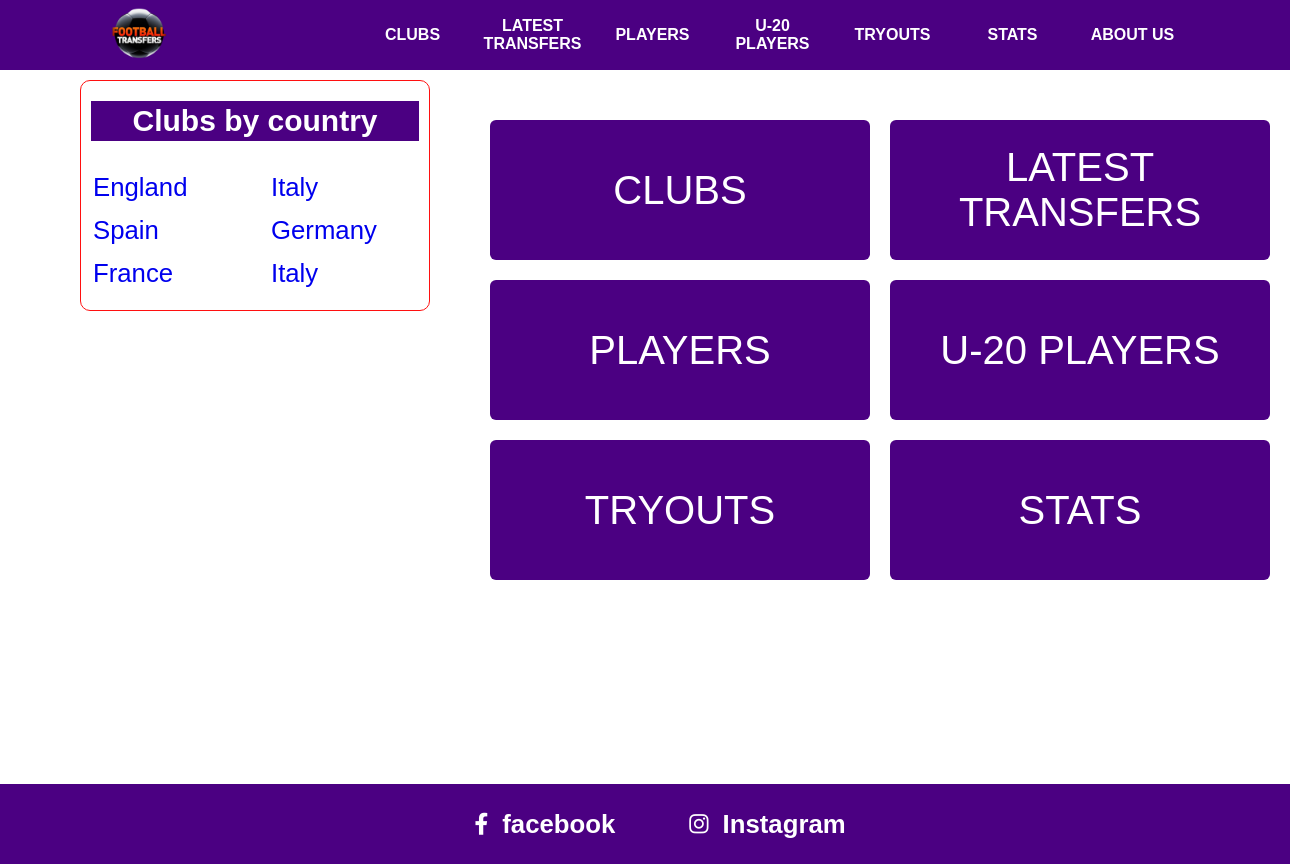
The page / on the database its author committed.
### main/models.py (models this page shows, shortened)
class Country(models.Model):
    name = models.CharField(max_length=50)

### main/views.py (the view)
# urls.py: path('',  HomeView.as_view(), name='home'),
class HomeView(View):
    def get(self, request):
        return render(request, 'index.html')

### main/context_processors.py (called while the page is built)
def get_countries(request):
    countries = Country.objects.annotate(
        clubs_count=ExpressionWrapper(
            Count('club'),
            output_field=PositiveSmallIntegerField()
        )
    ).order_by('-clubs_count')
    left_countries = []
    right_countries = []
    for i in range(len(countries)):
        if i % 2 == 0:
            left_countries.append(countries[i])
        else:
            right_countries.append(countries[i])
    context = {
        'left_countries': left_countries,
        'right_countries': right_countries,
    }
    return context

### templates/index.html
{% extends 'base.html'%}
{% block content %}
<div class="latest-transfers">
  <div class="countries">
    <a href="{% url 'clubs' %}"> CLUBS </a>
    <a href="{% url 'latest-transfers' %}"> LATEST TRANSFERS </a>
    <a href="{% url 'players' %}"> PLAYERS </a>
    <a href="{% url '20-players' %}"> U-20 PLAYERS </a>
    <a href="{% url 'tryouts' %}"> TRYOUTS </a>
    <a href="{% url 'stats' %}"> STATS </a>
  </div>
</div>
{% endblock %}

### templates/base.html (shortened to what this page needs)
<!DOCTYPE html>
{% load static %}
<html>
  <head>
    <link rel="stylesheet" type="text/css" media="screen" href="{% static 'css/main.css' %}" />
    <link
      rel="stylesheet"
      href="https://cdnjs.cloudflare.com/ajax/libs/font-awesome/6.1.1/css/all.min.css"
    />
  </head>
  <body>
    <div class="container">
      <div class="navbar">
        <div class="icon">
          <a href="{% url 'home' %}">
            <img src="{% static 'img/12252568_173-removebg-preview.png' %}" alt="" />
          </a>
        </div>
        <div class="links">
          <div><a href="{% url 'clubs' %}">CLUBS</a></div>
          <div><a href="{% url 'latest-transfers' %}">LATEST TRANSFERS</a></div>
          <div><a href="{% url 'players' %}">PLAYERS</a></div>
          <div><a href="{% url '20-players' %}">U-20 PLAYERS</a></div>
          <div><a href="{% url 'tryouts' %}">TRYOUTS</a></div>
          <div><a href="{% url 'stats' %}">STATS</a></div>
          <div><a href="{% url 'about'%}">ABOUT US</a></div>
        </div>
      </div>
      <div class="country-clubs">
        <h2 id="title">Clubs by country</h2>
        <div class="country">
          <div>
              {% for country in left_countries %}
                <h3><a href="/clubs/?country={{ country.name }}">{{ country.name }}</a> <br /></h3>
              {% endfor %}
          </div>
          <div>
            {% for country in right_countries %}
              <h3><a href="/clubs/?country={{ country.name }}">{{ country.name }}</a> <br /></h3>
            {% endfor %}
          </div>
        </div>
      </div>
{% block content %}
{% endblock %}
      <div class="footer" style="margin-top: 200px;">
        <a href="https://www.facebook.com/topfootballtransfers/">
          <div>
            <i class="fa-brands fa-facebook-f"></i> &nbsp;
              <h3>facebook</h3>
          </div>
        </a>
        <a href="https://www.instagram.com/topfootballtransfers/">
          <div>
            <i class="fa-brands fa-instagram"></i> &nbsp;
            <h3>Instagram</h3>
          </div>
        </a>
      </div>
    </div>
  </body>
</html>

### static/css/main.css (style rules this page uses)
* { margin: 0; padding: 0; box-sizing: border-box; }
.container { width: 100% !important; display: inline-block; font-family: sans-serif; }
.container .navbar { width: 100%; background-color: indigo; display: flex; align-items: center; justify-content: space-around; position: fixed; z-index: 99; height: 70px !important; }
.container .navbar .icon { width: 100px; overflow: hidden; }
.container .navbar .icon img { width: 130%; margin-left: -14%; }
.container .navbar .links { z-index: 999; display: flex; }
.container .navbar .links div { width: 100px; text-align: center; display: flex; align-items: center; margin-right: 20px; }
.container .navbar .links div a { color: white; font-weight: 700; text-decoration: none; width: 100px !important; height: 45px; display: flex; align-items: center; justify-content: center; }
.container .countries { display: inline-block; width: 100%; display: flex; flex-wrap: wrap; gap: 20px; justify-content: center; }
.container .countries a { color: white; text-decoration: none; width: 380px; height: 140px; background-color: indigo; border-radius: 6px; font-size: 40px; display: flex; justify-content: center; align-items: center; text-align: center; transition: all 0.3s ease; }
.country-clubs { width: 350px; border: 1px solid rgb(255, 16, 16); border-radius: 10px; position: fixed; top: 80px; left: 80px; padding: 10px 10px; padding-bottom: 10px; }
.country-clubs h2 { margin: 10px 0px; transition: all 0.3s ease; }
.country-clubs #title { font-size: 30px; background-color: indigo; color: white; text-align: center; line-height: 40px; }
.country-clubs .country { width: 100%; display: flex; flex-wrap: wrap; justify-content: space-between; font-size: 22px; margin-top: 20px; }
.country-clubs .country div { width: 150px; height: 100%; }
.country-clubs .country h3 { font-weight: 100 !important; margin: 10px 0px !important; width: 100%; padding: 2px 2px; transition: all 0.3s ease; }
.country-clubs .country h3 a { text-decoration: none; margin-top: 20px !important; }
.latest-transfers { display: inline-block; width: 800px; margin-left: 480px; margin-top: 120px !important; }
.latest-transfers { display: inline-block; width: 800px; margin-left: 480px; margin-top: 220px; overflow: hidden; }
.footer { width: 100%; background-color: indigo; height: 80px; display: flex; align-items: center; justify-content: center; font-size: 22px; padding-left: 80px; }
.footer a { margin-right: 50px; color: white; text-decoration: none; word-spacing: 8px; padding: 4px 12px; border-radius: 5px; transition: all 0.3s ease; }
.footer a div { display: flex; align-items: center; }

### rows shown on the page
Country: name "England"
Country: name "Spain"
Country: name "France"
Country: name "Italy"
Country: name "Germany"
Country: name "Italy"
